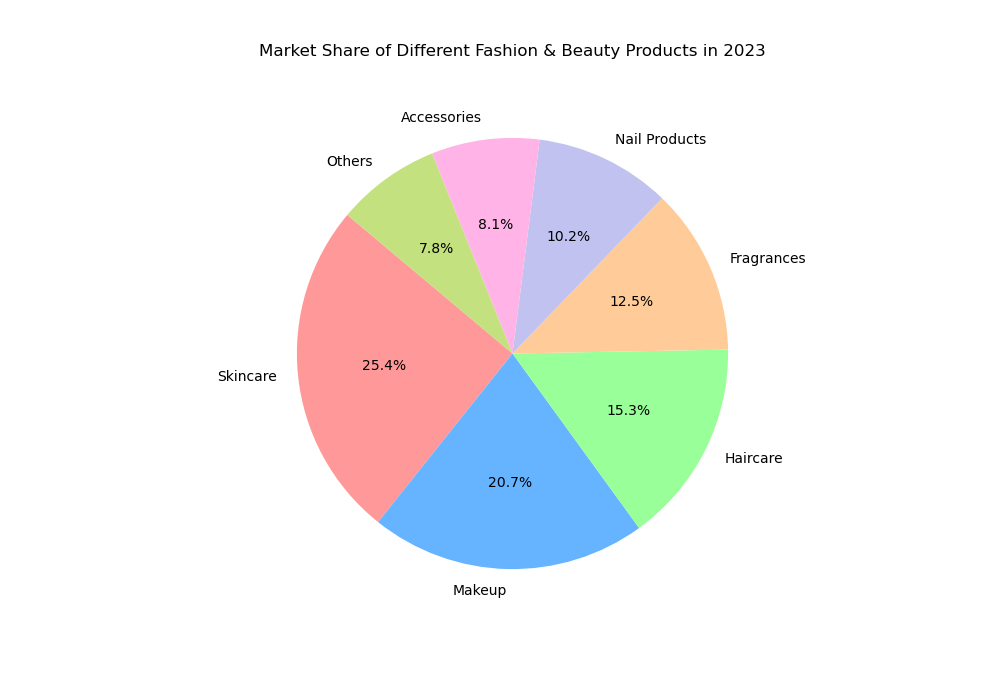

Source code (Python):

import matplotlib.pyplot as plt

# Data points
products = ['Skincare', 'Makeup', 'Haircare', 'Fragrances', 'Nail Products', 'Accessories', 'Others']
market_share = [25.4, 20.7, 15.3, 12.5, 10.2, 8.1, 7.8]

# Colors using hexadecimal color codes
colors = ['#ff9999', '#66b3ff', '#99ff99', '#ffcc99', '#c2c2f0', '#ffb3e6', '#c4e17f']

# Plotting the pie chart
plt.figure(figsize=(10, 7))  # Width and height of the chart
plt.pie(market_share, labels=products, colors=colors, autopct='%1.1f%%', startangle=140)

# Title of the chart
plt.title('Market Share of Different Fashion & Beauty Products in 2023', pad=20)

# Display the chart
plt.show()
